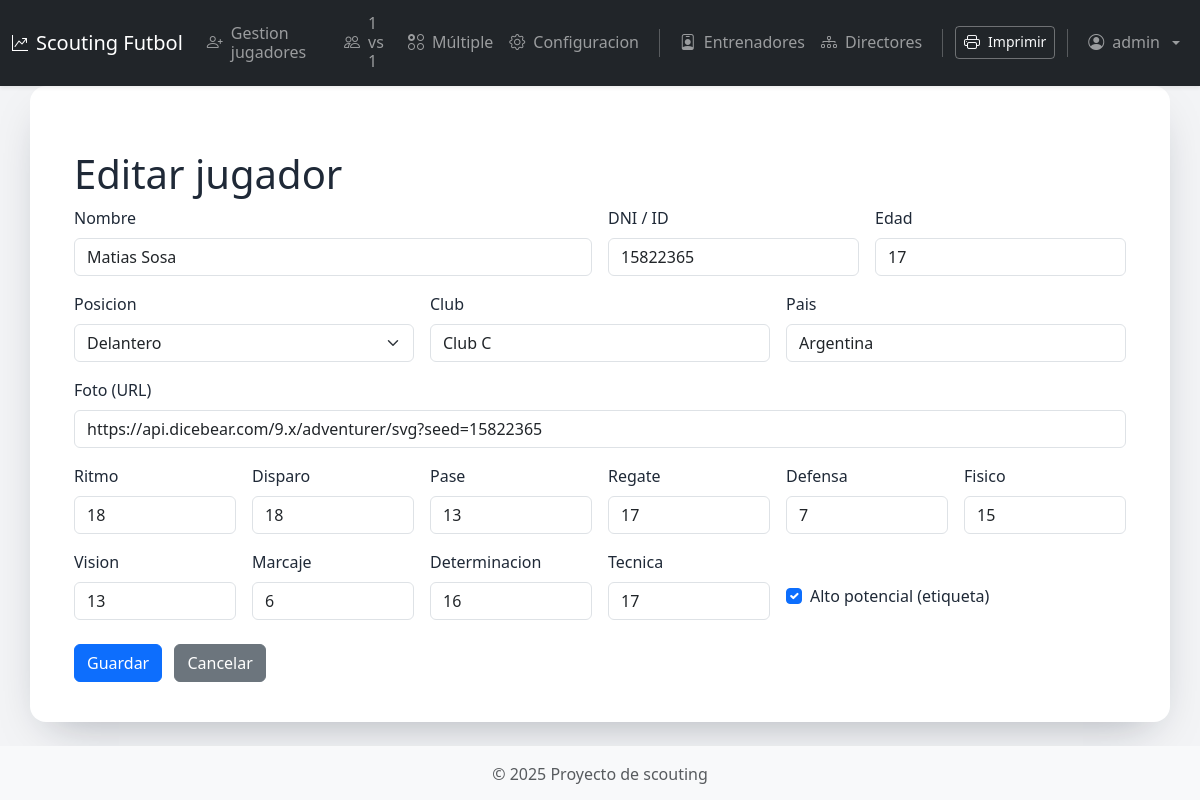
Page /edit_player/30005 (signed in) on the committed database.
### models.py (models this page shows, shortened)
class TimestampMixin:
    created_at = Column(DateTime, nullable=True, default=datetime.utcnow)
    updated_at = Column(DateTime, nullable=True, default=datetime.utcnow, onupdate=datetime.utcnow)

class Player(TimestampMixin, Base):
    __tablename__ = "players"
    id = Column(Integer, primary_key=True)
    name = Column(String, nullable=False)
    national_id = Column(String, unique=True, nullable=True)
    age = Column(Integer, nullable=False)
    position = Column(String, nullable=False)
    club = Column(String, nullable=True)
    country = Column(String, nullable=True)
    photo_url = Column(String, nullable=True)
    pace = Column(Integer, nullable=False)
    shooting = Column(Integer, nullable=False)
    passing = Column(Integer, nullable=False)
    dribbling = Column(Integer, nullable=False)
    defending = Column(Integer, nullable=False)
    physical = Column(Integer, nullable=False)
    vision = Column(Integer, nullable=False)
    tackling = Column(Integer, nullable=False)
    determination = Column(Integer, nullable=False)
    technique = Column(Integer, nullable=False)
    potential_label = Column(Boolean, nullable=False)
    stats = relationship("PlayerStat", back_populates="player", cascade="all, delete-orphan")
    attribute_history = relationship("PlayerAttributeHistory", back_populates="player", cascade="all, delete-orphan")

### app.py (the view, shortened to what this page needs)
@app.route('/edit_player/<int:player_id>', methods=['GET', 'POST'])
@roles_required(ROLE_ADMIN, ROLE_SCOUT)
def edit_player(player_id):
    if request.method == "POST":
        _require_csrf()
    db = Session()
    player = db.get(Player, player_id)
    if not player:
        db.close()
        abort(404)
    db.close()
    return render_template('edit_player.html', player=player, position_options=POSITION_OPTIONS)

### app.py (called while the page is built)
def _csrf_token() -> str:
    token = session.get("csrf_token")
    if not token:
        token = secrets.token_urlsafe(32)
        session["csrf_token"] = token
    return token

@app.context_processor
def inject_csrf_token():
    return {"csrf_token": _csrf_token()}

@app.context_processor
def navbar_url_helpers():
    def first_url(*endpoints, **values):
        for ep in endpoints:
            try:
                return url_for(ep, **values)
            except Exception:
                continue
        return "#"
    return dict(first_url=first_url)

@app.context_processor
def auth_flags():
    role = current_role()
    return {
        "is_authenticated": bool(session.get("user_id")),
        "current_username": session.get("username", "admin"),
        "current_role": role,
        "current_role_label": role_display_label(role),
        "is_admin": role == "administrador",
        "can_edit_player_data": can_edit_player_data(),
        "can_manage_players": can_manage_players(),
        "can_manage_staff": can_manage_staff(),
        "can_manage_users": can_manage_users(),
    }

def display_position_label(value: Optional[str]) -> str:
    normalized = normalized_position(value)
    return "Arquero" if normalized == "Portero" else normalized

def normalize_role(role: Optional[str]) -> str:
    raw = (role or "").strip().lower()
    return ROLE_ALIASES.get(raw, ROLE_SCOUT)

def current_role() -> str:
    return normalize_role(session.get("role"))

def role_display_label(role: Optional[str]) -> str:
    normalized = normalize_role(role)
    return {
        ROLE_ADMIN: "Administrador",
        ROLE_SCOUT: "Scout",
        ROLE_DIRECTOR: "Director",
    }.get(normalized, "Scout")

def has_any_role(*roles: str) -> bool:
    expected = {normalize_role(role) for role in roles}
    return current_role() in expected

def can_edit_player_data() -> bool:
    return bool(session.get("user_id")) and has_any_role(ROLE_ADMIN, ROLE_SCOUT)

def can_manage_players() -> bool:
    return can_edit_player_data()

def can_manage_staff() -> bool:
    return bool(session.get("user_id")) and has_any_role(ROLE_ADMIN)

def can_manage_users() -> bool:
    return bool(session.get("user_id")) and has_any_role(ROLE_ADMIN)

@app.context_processor
def position_labels():
    return {"display_position": display_position_label}

### templates/edit_player.html (shortened to what this page needs)
{% extends "base.html" %}
{% block content %}
{% set form = form_data if form_data is defined else None %}
<div class="container mt-4">
  <h1>Editar jugador</h1>
  <form method="post">
    <div class="row g-3">
      <div class="col-md-6">
        <label class="form-label">Nombre</label>
        <input type="text" name="name" class="form-control" value="{{ form.get('name') if form else player.name }}" required>
      </div>
      <div class="col-md-3">
        <label class="form-label">DNI / ID</label>
        <input type="text" name="national_id" class="form-control" inputmode="numeric" pattern="\d*" value="{{ form.get('national_id') if form else player.national_id }}" required>
      </div>
      <div class="col-md-3">
        <label class="form-label">Edad</label>
        <input type="number" name="age" class="form-control" value="{{ form.get('age') if form else player.age }}" min="12" max="18" required>
      </div>
      <div class="col-md-4">
        <label class="form-label">Posicion</label>
        {% set selected_position = form.get('position') if form else player.position %}
        <select name="position" class="form-select" required>
          {% for pos in position_options %}
          <option value="{{ pos }}" {% if selected_position == pos %}selected{% endif %}>{{ display_position(pos) }}</option>
          {% endfor %}
        </select>
      </div>
      <div class="col-md-4">
        <label class="form-label">Club</label>
        <input type="text" name="club" class="form-control" value="{{ form.get('club') if form else player.club }}">
      </div>
      <div class="col-md-4">
        <label class="form-label">Pais</label>
        <input type="text" name="country" class="form-control" value="{{ form.get('country') if form else player.country }}">
      </div>
      <div class="col-md-12">
        <label class="form-label">Foto (URL)</label>
        <input type="url" name="photo_url" class="form-control"
               value="{{ form.get('photo_url') if form else player.photo_url }}"
               placeholder="https://...">
      </div>
      {% for attr, label in {
        'pace':'Ritmo','shooting':'Disparo','passing':'Pase','dribbling':'Regate',
        'defending':'Defensa','physical':'Fisico','vision':'Vision','tackling':'Marcaje',
        'determination':'Determinacion','technique':'Tecnica'}.items() %}
      <div class="col-md-2">
        <label class="form-label">{{ label }}</label>
        {% set attr_value = form.get(attr) if form else (player|attr(attr)) %}
        <input type="number" name="{{ attr }}" class="form-control" value="{{ attr_value }}" min="0" max="20" required>
      </div>
      {% endfor %}
      <div class="col-md-4 d-flex align-items-center">
        <div class="form-check mt-4">
          {% set checked = form.get('potential_label') if form else ('1' if player.potential_label else '') %}
          <input class="form-check-input" type="checkbox" value="1" id="potential_label" name="potential_label"
                 {% if checked %}checked{% endif %}>
          <label class="form-check-label" for="potential_label">
            Alto potencial (etiqueta)
          </label>
        </div>
      </div>
    </div>
    <div class="mt-4">
      <button type="submit" class="btn btn-primary">Guardar</button>
      <a href="{{ url_for('player_detail', player_id=player.id) }}" class="btn btn-secondary ms-2">Cancelar</a>
    </div>
  </form>
</div>
{% endblock %}

### static/styles.css (style rules this page uses)
body { background-color: #f3f4f6; font-family: "Segoe UI", Tahoma, Geneva, Verdana, sans-serif; color: #1f2937; }

### rows in the picture
Player: name "Matias Sosa", national_id "15822365", age "17", position "Delantero", club "Club C", country "Argentina", photo_url "https://api.dicebear.com/9.x/adventurer/svg?seed=15822365"

### other values in the picture
{{ current_username }} "admin"
{{ label }} "Ritmo" "Disparo" "Pase" "Regate" "Defensa" "Fisico" "Vision" "Marcaje" "Determinacion" "Tecnica"
